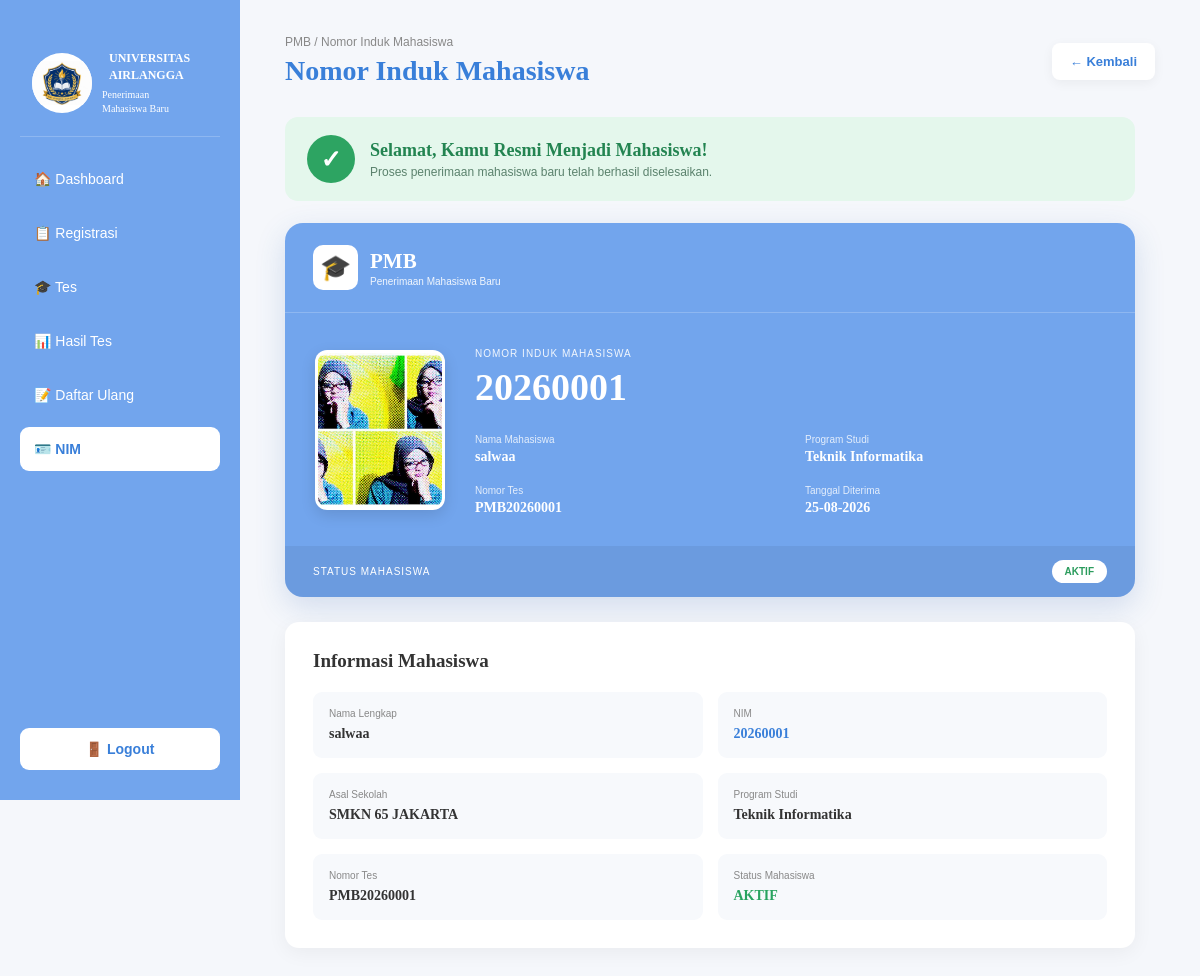
Screenshot of /user/nim.php (signed in) with the database file from the repository.
### tables this page shows
CREATE TABLE `mahasiswa` (
  `id` int(11) NOT NULL,
  `user_id` int(11) NOT NULL,
  `nim` varchar(30) NOT NULL,
  `tanggal_diterima` date DEFAULT NULL,
  `status_nim` enum('Menunggu','Disetujui','Ditolak') NOT NULL DEFAULT 'Menunggu'
);

CREATE TABLE `calon_maba` (
  `id` int(11) NOT NULL,
  `user_id` int(11) NOT NULL,
  `nomor_tes` varchar(30) DEFAULT NULL,
  `nama_lengkap` varchar(100) DEFAULT NULL,
  `tempat_lahir` varchar(100) DEFAULT NULL,
  `tanggal_lahir` date DEFAULT NULL,
  `jenis_kelamin` enum('L','P') DEFAULT NULL,
  `alamat` text DEFAULT NULL,
  `asal_sekolah` varchar(150) DEFAULT NULL,
  `jurusan` varchar(100) DEFAULT NULL,
  `foto` varchar(255) DEFAULT NULL,
  `status_pendaftaran` enum('Belum Lengkap','Sudah Lengkap') DEFAULT 'Belum Lengkap'
);

### user/nim.php (the view, shortened to what this page needs)
<?php
require_once "../config/koneksi.php";
$user_id = $_SESSION['user_id'];
$query = mysqli_prepare(
    $conn,
    "SELECT
        mahasiswa.nim,
        mahasiswa.tanggal_diterima,
        calon_maba.nama_lengkap,
        calon_maba.nomor_tes,
        calon_maba.jurusan,
        calon_maba.asal_sekolah,
        calon_maba.foto
     FROM mahasiswa
     INNER JOIN calon_maba
        ON mahasiswa.user_id = calon_maba.user_id
     WHERE mahasiswa.user_id = ?
     LIMIT 1"
);
mysqli_stmt_bind_param(
    $query,
    "i",
    $user_id
);
mysqli_stmt_execute($query);
$hasil = mysqli_stmt_get_result($query);
$data = mysqli_fetch_assoc($hasil);
$query_daftar = mysqli_prepare(
    $conn,
    "SELECT
        status,
        tanggal_daftar_ulang
     FROM daftar_ulang
     WHERE user_id = ?
     ORDER BY id DESC
     LIMIT 1"
);
mysqli_stmt_bind_param(
    $query_daftar,
    "i",
    $user_id
);
mysqli_stmt_execute($query_daftar);
$hasil_daftar = mysqli_stmt_get_result($query_daftar);
$daftar = mysqli_fetch_assoc($hasil_daftar);
?>
<!DOCTYPE html>
<html lang="id">
<head>
    <link
        rel="stylesheet"
        href="../css/nim.css"
    >
</head>
<body>
<div class="page">
<aside class="sidebar">
    <div class="logo">
        <div class="logo-icon">
            <img src="../assets/univp.jpeg"
                 alt="Logo Universitas Airlangga">
        </div>
        <div class="logo-text">
            <strong>UNIVERSITAS</strong>
            <strong>AIRLANGGA</strong>
            <span>Penerimaan<br>Mahasiswa Baru</span>
        </div>
    </div>
    <nav>
        <a href="dashboard.php">
            🏠 Dashboard
        </a>
        <a href="pendaftaran.php">
            📋 Registrasi
        </a>
        <a href="tes.php">
            🎓 Tes
        </a>
        <a href="hasil_tes.php">
            📊 Hasil Tes
        </a>
        <a href="daftar_ulang.php">
            📝 Daftar Ulang
        </a>
        <a href="nim.php" class="active">
            🪪 NIM
        </a>
    </nav>
    <a href="../logout.php" class="logout">
        🚪 Logout
    </a>
</aside>
    <main class="content">
        <div class="header">
            <div>
                <p>
                    PMB / Nomor Induk Mahasiswa
                </p>
                <h1>
                    Nomor Induk Mahasiswa
                </h1>
            </div>
            <a
                href="dashboard.php"
                class="back"
            >
                ← Kembali
            </a>
        </div>
        <?php if (!$data): ?>
            <div class="empty-card">
                <div class="empty-icon">
                    🪪
                </div>
                <h2>
                    NIM Belum Tersedia
                </h2>
                <?php if (!$daftar): ?>
                    <p>
                        Kamu harus menyelesaikan proses
                        daftar ulang terlebih dahulu
                        untuk mendapatkan Nomor Induk
                        Mahasiswa.
                    </p>
                    <a href="daftar_ulang.php">
                        DAFTAR ULANG
                    </a>
                <?php else: ?>
                    <p>
                        Proses daftar ulang sudah dilakukan,
                        tetapi NIM belum tersedia.
                    </p>
                    <a href="daftar_ulang.php">
                        CEK DAFTAR ULANG
                    </a>
                <?php endif; ?>
            </div>
        <?php else: ?>
            <div class="success-banner">
                <div class="success-icon">
                    ✓
                </div>
                <div>
                    <h2>
                        Selamat, Kamu Resmi Menjadi Mahasiswa!
                    </h2>
                    <p>
                        Proses penerimaan mahasiswa baru
                        telah berhasil diselesaikan.
                    </p>
                </div>
            </div>
            <div class="student-card">
                <div class="card-header">
                    <div class="campus-logo">
                        🎓
                    </div>
                    <div>
                        <h3>
                            PMB
                        </h3>
                        <p>
                            Penerimaan Mahasiswa Baru
                        </p>
                    </div>
                </div>
                <div class="card-content">
                    <div class="student-photo">
                        <?php if (!empty($data['foto'])): ?>
                            <img
                                src="../uploads/foto/<?= htmlspecialchars(
                                    $data['foto']
                                ); ?>"
                                alt="Foto <?= htmlspecialchars(
                                    $data['nama_lengkap']
                                ); ?>"
                            >
                        <?php endif; ?>
                    </div>
                    <div class="student-data">
                        <span class="nim-label">
                            NOMOR INDUK MAHASISWA
                        </span>
                        <h1>
                            <?= htmlspecialchars(
                                $data['nim']
                            ); ?>
                        </h1>
                        <div class="identity">
                            <div>
                                <small>
                                    Nama Mahasiswa
                                </small>
                                <strong>
                                    <?= htmlspecialchars(
                                        $data['nama_lengkap']
                                    ); ?>
                                </strong>
                            </div>
                            <div>
                                <small>
                                    Program Studi
                                </small>
                                <strong>
                                    <?= htmlspecialchars(
                                        $data['jurusan']
                                    ); ?>
                                </strong>
                            </div>
                            <div>
                                <small>
                                    Nomor Tes
                                </small>
                                <strong>
                                    <?= htmlspecialchars(
                                        $data['nomor_tes']
                                    ); ?>
                                </strong>
                            </div>
                            <div>
                                <small>
                                    Tanggal Diterima
                                </small>
                                <strong>
                                    <?php
                                    if (
                                        !empty(
                                            $data['tanggal_diterima']
                                        )
                                    ) {
                                        echo date(
                                            "d-m-Y",
                                            strtotime(
                                                $data['tanggal_diterima']
                                            )
                                        );
                                    } else {
                                        echo "-";
                                    }
                                    ?>
                                </strong>
                            </div>
                        </div>
                    </div>
                </div>
                <div class="card-footer">
                    <span>
                        STATUS MAHASISWA
                    </span>
                    <strong>
                        AKTIF
                    </strong>
                </div>
            </div>
            <div class="detail-card">
                <h2>
                    Informasi Mahasiswa
                </h2>
                <div class="detail-grid">
                    <div>
                        <span>
                            Nama Lengkap
                        </span>
                        <strong>
                            <?= htmlspecialchars(
                                $data['nama_lengkap']
                            ); ?>
                        </strong>
                    </div>
                    <div>
                        <span>
                            NIM
                        </span>
                        <strong class="blue">
                            <?= htmlspecialchars(
                                $data['nim']
                            ); ?>
                        </strong>
                    </div>
                    <div>
                        <span>
                            Asal Sekolah
                        </span>
                        <strong>
                            <?= htmlspecialchars(
                                $data['asal_sekolah']
                            ); ?>
                        </strong>
                    </div>
                    <div>
                        <span>
                            Program Studi
                        </span>
                        <strong>
                            <?= htmlspecialchars(
                                $data['jurusan']
                            ); ?>
                        </strong>
                    </div>
                    <div>
                        <span>
                            Nomor Tes
                        </span>
                        <strong>
                            <?= htmlspecialchars(
                                $data['nomor_tes']
                            ); ?>
                        </strong>
                    </div>
                    <div>
                        <span>
                            Status Mahasiswa
                        </span>
                        <strong class="status-aktif">
                            AKTIF
                        </strong>
                    </div>
                </div>
            </div>
        <?php endif; ?>
    </main>
</div>
</body>
</html>

### rows the page displays
mahasiswa: calon_maba.foto (picture), nim "20260001", calon_maba.nama_lengkap "salwaa", calon_maba.jurusan "Teknik Informatika", calon_maba.nomor_tes "PMB20260001", tanggal_diterima "25-08-2026", calon_maba.asal_sekolah "SMKN 65 JAKARTA"
